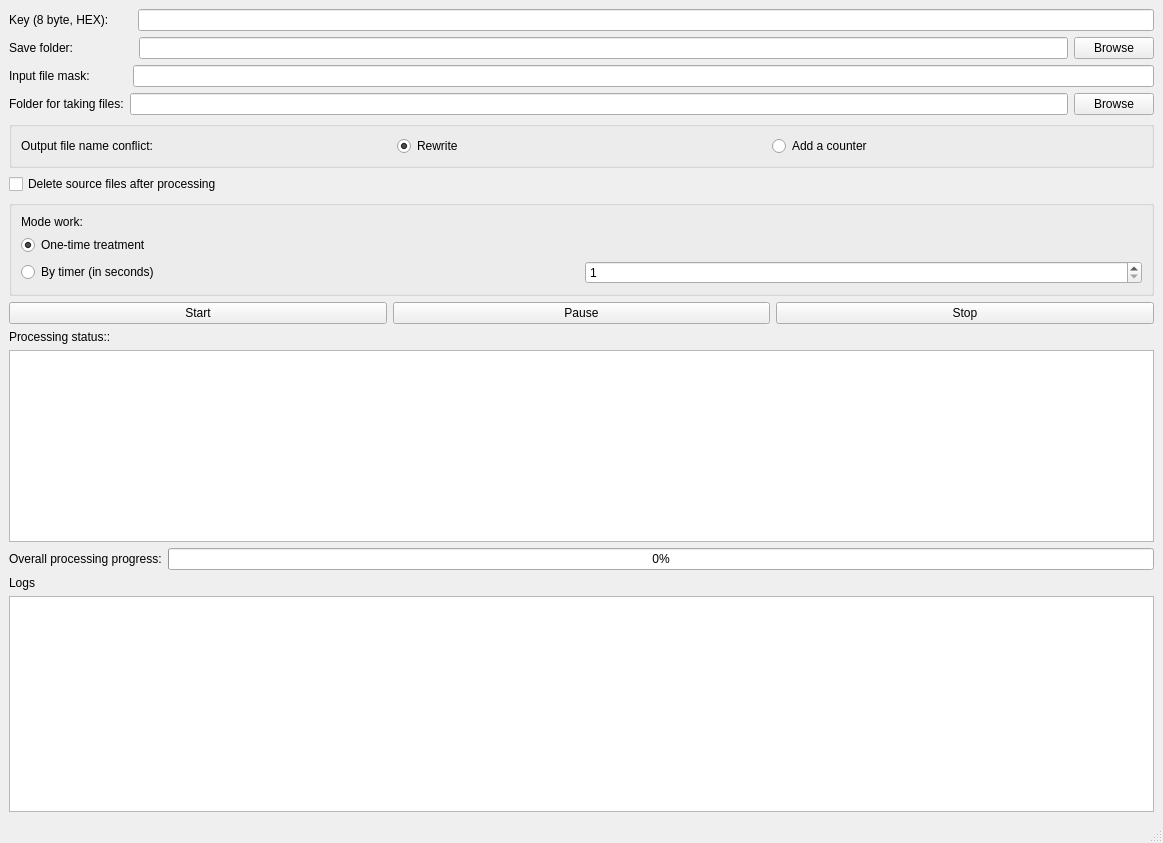
<?xml version="1.0" encoding="UTF-8"?>
<ui version="4.0">
 <class>MainWindow</class>
 <widget class="QMainWindow" name="MainWindow">
  <property name="geometry">
   <rect>
    <x>0</x>
    <y>0</y>
    <width>1163</width>
    <height>843</height>
   </rect>
  </property>
  <property name="windowTitle">
   <string>MainWindow</string>
  </property>
  <widget class="QWidget" name="centralwidget">
   <property name="sizePolicy">
    <sizepolicy hsizetype="Expanding" vsizetype="Expanding">
     <horstretch>0</horstretch>
     <verstretch>0</verstretch>
    </sizepolicy>
   </property>
   <layout class="QVBoxLayout" name="verticalLayout">
    <item>
     <layout class="QHBoxLayout" name="mainHorizontalLayout">
      <item>
       <layout class="QVBoxLayout" name="mainVerticalLayout">
        <item>
         <layout class="QHBoxLayout" name="horizontalLayoutOfKey">
          <item>
           <widget class="QLabel" name="labelOfKey">
            <property name="text">
             <string>Key (8 byte, HEX):       </string>
            </property>
           </widget>
          </item>
          <item>
           <widget class="QLineEdit" name="lineEditOfKey">
            <property name="text">
             <string/>
            </property>
           </widget>
          </item>
         </layout>
        </item>
        <item>
         <layout class="QHBoxLayout" name="horizontalLayoutOfOutputFolder">
          <item>
           <widget class="QLabel" name="labelOfOutputFolder">
            <property name="text">
             <string>Save folder:                  </string>
            </property>
           </widget>
          </item>
          <item>
           <widget class="QLineEdit" name="lineEditOfOutputFolder">
            <property name="text">
             <string/>
            </property>
           </widget>
          </item>
          <item>
           <widget class="QPushButton" name="pushButtonOfOutputFolder">
            <property name="text">
             <string>Browse</string>
            </property>
           </widget>
          </item>
         </layout>
        </item>
        <item>
         <layout class="QVBoxLayout" name="verticalLayoutForMaskAndInputFolder">
          <item>
           <layout class="QHBoxLayout" name="horizontalLayoutForUserMask">
            <item>
             <widget class="QLabel" name="labelOfMaskInputFiles">
              <property name="text">
               <string>Input file mask:           </string>
              </property>
             </widget>
            </item>
            <item>
             <widget class="QLineEdit" name="lineEditOfMaskInputFiles">
              <property name="text">
               <string/>
              </property>
             </widget>
            </item>
           </layout>
          </item>
          <item>
           <layout class="QHBoxLayout" name="horizontalLayoutForInputFolder">
            <item>
             <widget class="QLabel" name="labelOfInputFolder">
              <property name="text">
               <string>Folder for taking files:</string>
              </property>
             </widget>
            </item>
            <item>
             <widget class="QLineEdit" name="lineEditOfInputFolder"/>
            </item>
            <item>
             <widget class="QPushButton" name="pushButtonOfInputFolder">
              <property name="text">
               <string>Browse</string>
              </property>
             </widget>
            </item>
           </layout>
          </item>
         </layout>
        </item>
        <item>
         <widget class="QGroupBox" name="groupBoxOfConflict">
          <property name="title">
           <string/>
          </property>
          <layout class="QVBoxLayout" name="verticalLayout_5">
           <item>
            <layout class="QHBoxLayout" name="horizontalLayoutOfConflictOutputFiles">
             <item>
              <widget class="QLabel" name="labelOfConflictOutputFiles">
               <property name="text">
                <string>Output file name conflict:</string>
               </property>
              </widget>
             </item>
             <item>
              <widget class="QRadioButton" name="radioButtonOfRewriteOutputFiles">
               <property name="text">
                <string>Rewrite</string>
               </property>
               <property name="checked">
                <bool>true</bool>
               </property>
              </widget>
             </item>
             <item>
              <widget class="QRadioButton" name="radioButtonOfCounterForOutputFiles">
               <property name="text">
                <string>Add a counter</string>
               </property>
              </widget>
             </item>
            </layout>
           </item>
          </layout>
         </widget>
        </item>
        <item>
         <widget class="QCheckBox" name="checkBoxOfDeleteFilesAfterProcess">
          <property name="text">
           <string>Delete source files after processing</string>
          </property>
         </widget>
        </item>
        <item>
         <layout class="QVBoxLayout" name="verticalLayoutMode">
          <item>
           <widget class="QGroupBox" name="groupBoxOfMode">
            <property name="title">
             <string/>
            </property>
            <layout class="QVBoxLayout" name="verticalLayout_2">
             <item>
              <widget class="QLabel" name="labelOfModeTreatment">
               <property name="text">
                <string>Mode work:</string>
               </property>
              </widget>
             </item>
             <item>
              <layout class="QVBoxLayout" name="verticalLayoutMode2">
               <item>
                <widget class="QRadioButton" name="radioButtonOfOneTimeTreatment">
                 <property name="text">
                  <string>One-time treatment</string>
                 </property>
                 <property name="checked">
                  <bool>true</bool>
                 </property>
                </widget>
               </item>
               <item>
                <layout class="QHBoxLayout" name="horizontalLayoutModeOfTimer">
                 <item>
                  <widget class="QRadioButton" name="radioButtonOfTimerTreatment">
                   <property name="text">
                    <string>By timer (in seconds)</string>
                   </property>
                  </widget>
                 </item>
                 <item>
                  <widget class="QSpinBox" name="spinBoxOfTimerTreatment">
                   <property name="minimum">
                    <number>1</number>
                   </property>
                   <property name="maximum">
                    <number>1000</number>
                   </property>
                  </widget>
                 </item>
                </layout>
               </item>
              </layout>
             </item>
            </layout>
           </widget>
          </item>
         </layout>
        </item>
        <item>
         <layout class="QHBoxLayout" name="horizontalLayoutOfActions">
          <item>
           <widget class="QPushButton" name="pushButtonOfStart">
            <property name="text">
             <string>Start</string>
            </property>
           </widget>
          </item>
          <item>
           <widget class="QPushButton" name="pushButtonOfPause">
            <property name="text">
             <string>Pause</string>
            </property>
           </widget>
          </item>
          <item>
           <widget class="QPushButton" name="pushButtonOfStop">
            <property name="text">
             <string>Stop</string>
            </property>
           </widget>
          </item>
         </layout>
        </item>
        <item>
         <layout class="QVBoxLayout" name="verticalLayoutOfStatus">
          <item>
           <widget class="QLabel" name="labelOfStatusTreatment">
            <property name="text">
             <string>Processing status::</string>
            </property>
           </widget>
          </item>
          <item>
           <widget class="QListWidget" name="listWidgetOfStatusTreatment"/>
          </item>
          <item>
           <layout class="QHBoxLayout" name="horizontalLayoutOfStatus">
            <item>
             <widget class="QLabel" name="labelOfProgressBarFofTreatment">
              <property name="text">
               <string>Overall processing progress:</string>
              </property>
             </widget>
            </item>
            <item>
             <widget class="QProgressBar" name="progressBarOfTreatment">
              <property name="value">
               <number>0</number>
              </property>
             </widget>
            </item>
           </layout>
          </item>
         </layout>
        </item>
        <item>
         <layout class="QVBoxLayout" name="verticalLayoutOfLogs">
          <item>
           <widget class="QLabel" name="labelOfLogs">
            <property name="text">
             <string>Logs</string>
            </property>
           </widget>
          </item>
          <item>
           <widget class="QTextEdit" name="textEditOfLogs"/>
          </item>
         </layout>
        </item>
       </layout>
      </item>
     </layout>
    </item>
   </layout>
  </widget>
  <widget class="QStatusBar" name="statusbar"/>
 </widget>
 <resources/>
 <connections/>
</ui>
